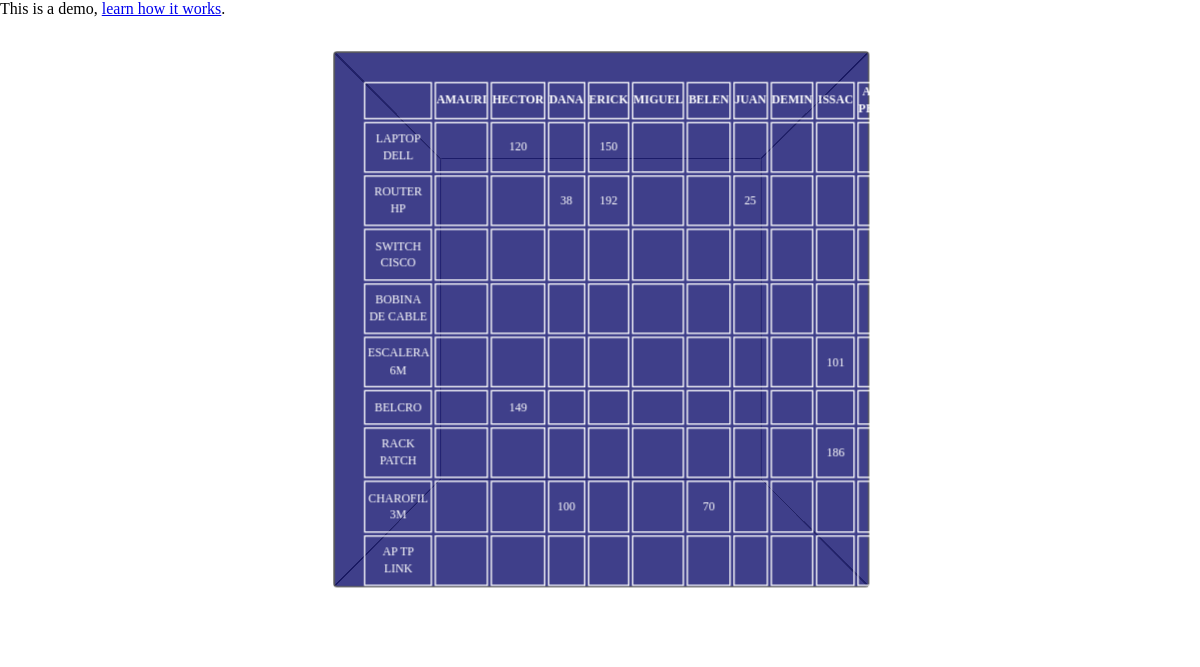
The page / on the database its author committed.
### tables this page shows
CREATE TABLE `cliente` (
  `id` int(11) NOT NULL,
  `nombre` varchar(25) NOT NULL,
  `app` varchar(25) NOT NULL,
  `apm` varchar(25) NOT NULL
);

CREATE TABLE `producto` (
  `id` int(11) NOT NULL,
  `nombre` varchar(20) NOT NULL,
  `cantidad` int(11) NOT NULL,
  `precio` float NOT NULL
);

CREATE TABLE `venta` (
  `id` int(11) NOT NULL,
  `id_cliente` int(11) NOT NULL,
  `id_fecha` int(11) NOT NULL,
  `id_producto` int(11) NOT NULL,
  `cantidad` int(11) NOT NULL
);

### conexion.php (called while the page is built, shortened)
<?php
	class Conexion{
		private $usuario="root";
		private $base="cuboolap";
		private $password="";
		private $host="localhost";
		protected $sentencia = "";
		public $conexion;
		private function abrirConexion(){
			$this->conexion = new mysqli($this->host,$this->usuario,$this->password,$this->base);
		}
		public function obtenerSentencia(){
			$resultado = $this->conexion->query($this->sentencia);
			return $resultado;
		}
	}
 ?>

### insertar.php (called while the page is built, shortened)
<?php
require_once("conexion.php");
class Venta extends Conexion{
	public function clientes(){
		$this->sentencia ="SELECT id,nombre FROM cliente";
		return $this->obtenerSentencia();
}
public function productos(){
		$this->sentencia ="SELECT id,nombre FROM producto";
		return $this->obtenerSentencia();
	}
	public function matriz($idp){
			$this->sentencia = "SELECT * FROM venta v,fecha f WHERE f.id = v.id_fecha AND id_producto=$idp AND f.fecha BETWEEN '2020-01-01' AND '2020-01-31' ORDER BY id_cliente";
			return $this->obtenerSentencia();
		}
}
 ?>

### index.php (the view, shortened to what this page needs)
<!DOCTYPE html>
<html>
<head>
    <link rel="stylesheet" href="css/experiment.css" />
</head>
<body class="experiment">
    <div class="wrapper">
        <p class="learn">
            This is a demo, <a href="https://paulrhayes.com/2009-07/animated-css3-cube-interface-using-3d-transforms/">learn how it works</a>.
        </p>
<div id="experiment">
    <div id="cube">
        <div class="face one">
        </div>
        <div class="face two">
              <?php
                require_once("insertar.php");
                $obj = new Venta();
                $res = $obj->clientes();
               ?>
               <table>
                   <tr>
                       <?php
                            echo "<th></th>";
                            while($fila=$res->fetch_assoc()){
                                echo "<th id='cliente".$fila["id"]."'>".$fila["nombre"]."</th>";
                            }
                        ?>
                   </tr>
                   <?php
                        $res = $obj->productos();
                        while($fila = $res->fetch_assoc()){
                            echo "<tr>";
                            echo "<td>".$fila["nombre"]."</td>";
                            $res2 = $obj->matriz($fila["id"]);
                            $fila2 = $res2->fetch_assoc();
                            for($i = 1; $i<=10; $i++){
                                if($i == $fila2["id_cliente"]){
                                    echo "<td>".$fila2["cantidad"]."</td>";
                                    $fila2 = $res2->fetch_assoc();
                                }else{
                                    echo "<td></td>";
                                }
                            }
                            echo "</tr>";
                        }
                    ?>
               </table>
        </div>
        <div class="face three">
        </div>
        <div class="face four">
        </div>
        <div class="face five">
        </div>
        <div class="face six">
        </div>
    </div>
</div>
    </div>
</body>
</html>

### css/experiment.css (style rules this page uses)
#experiment { -webkit-perspective: 800px; -webkit-perspective-origin: 50% 200px; -moz-perspective: 800px; -moz-perspective-origin: 50% 200px; perspective: 800px; perspective-origin: 50% 200px; }
#cube { position: relative; margin: 100px auto; height: 400px; width: 400px; -webkit-transition: -webkit-transform 2s linear; -webkit-transform-style: preserve-3d; -moz-transition: -moz-transform 2s linear; -moz-transform-style: preserve-3d; transition: transform 2s linear; transform-style: preserve-3d; }
.face { position: absolute; height: 360px; width: 360px; padding: 20px; background-color: rgba(50, 50, 50, 0.7); font-size: 27px; line-height: 1em; color: #fff; border: 1px solid #555; border-radius: 3px; }
#cube .one { -webkit-transform: rotateX(90deg) translateZ(200px); -moz-transform: rotateX(90deg) translateZ(200px); transform: rotateX(90deg) translateZ(200px); }
#cube .two { -webkit-transform: translateZ(200px); -moz-transform: translateZ(200px); transform: translateZ(200px); }
#cube .three { -webkit-transform: rotateY(90deg) translateZ(200px); -moz-transform: rotateY(90deg) translateZ(200px); transform: rotateY(90deg) translateZ(200px); }
#cube .four { -webkit-transform: rotateY(180deg) translateZ(200px); -moz-transform: rotateY(180deg) translateZ(200px); transform: rotateY(180deg) translateZ(200px); }
#cube .five { -webkit-transform: rotateY(-90deg) translateZ(200px); -moz-transform: rotateY(-90deg) translateZ(200px); transform: rotateY(-90deg) translateZ(200px); }
#cube .six { -webkit-transform: rotateX(-90deg) rotate(180deg) translateZ(200px); -moz-transform: rotateX(-90deg) rotate(180deg) translateZ(200px); transform: rotateX(-90deg) rotate(180deg) translateZ(200px); }

### index.php (style rules this page uses)
* { margin: 0; padding: 0; border: 0; }
table { margin: 0 auto; width: 100%; }
.face { background-color: rgba(0,0,100,0.5); }
.one,.two,.three,.four,.five,.six { font-size: 0.8em; }
table { text-align: center; }
table td { box-sizing: border-box; border: 1 solid white; padding: 0.6em 0.2em; }
.six { text-align: center; }
th,td { font-size: 0.7em; border: 1px solid white; }
th { border: 1px solid white; font-size: 0.7em; }

### rows shown on the page
cliente: nombre "AMAURI"
cliente: nombre "HECTOR"
cliente: nombre "DANA"
cliente: nombre "ERICK"
cliente: nombre "MIGUEL"
cliente: nombre "BELEN"
cliente: nombre "JUAN"
cliente: nombre "DEMIN"
cliente: nombre "ISSAC"
cliente: nombre "ALAN PEDRO"
producto: nombre "LAPTOP DELL"
venta: cantidad "120"
venta: cantidad "150"
producto: nombre "ROUTER HP"
venta: cantidad "38"
venta: cantidad "192"
venta: cantidad "25"
producto: nombre "SWITCH CISCO"
producto: nombre "BOBINA DE CABLE"
producto: nombre "ESCALERA 6M"
venta: cantidad "101"
producto: nombre "BELCRO"
venta: cantidad "149"
producto: nombre "RACK PATCH"
venta: cantidad "186"
producto: nombre "CHAROFIL 3M"
venta: cantidad "100"
venta: cantidad "70"
producto: nombre "AP TP LINK"
